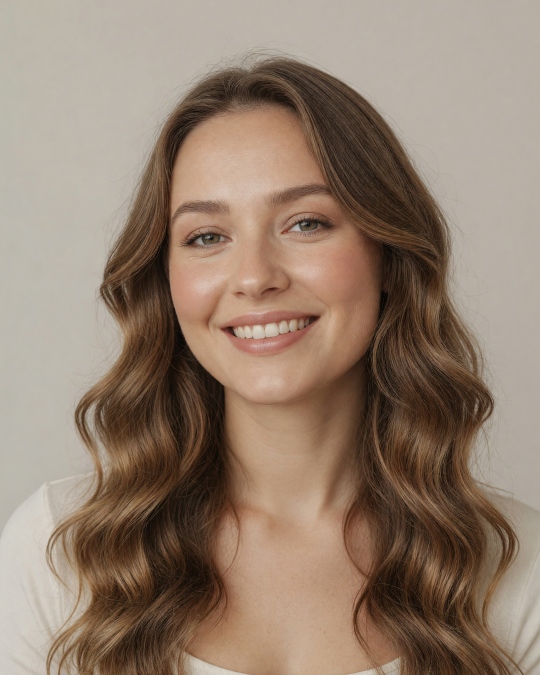
#> input picture assets/brand/ai_model.png, 1080 x 1350 px, given in place of cover3.png, which was not available (shown at 1/2 size)
$ python build_post28_check.py
#> lines starting #> are read from the running program, lines starting #| are printed output that depends on the picture; pictures that were not available may be replaced by others from this repository, and a replacement may not be noted
### ig_automation/lifehack_layout.py
"""Вёрстка лайфхак-каруселей POWERELIX (система v4).

Отличается от `brand_overlay` (образовательные посты) четырьмя приёмами:
  • полоса-заряд в шапке — градиент лайм→бирюза, заполняется к последнему слайду;
  • фигурные скобки `{ }` как разметка смысла, а не украшение;
  • снимки показываются ЦЕЛИКОМ, в родных пропорциях (photo_whole), без обрезки;
  • шкалы % от суточной нормы вместо обещаний.

Фон кремовый, как у образовательных постов: лента остаётся единой, лайфхаки
отличаются вёрсткой, а не цветом. Акцент — цвет продукта, о котором пост.

Образцы: output/Концепции/своя-система-v4/
"""
from __future__ import annotations

from PIL import Image, ImageDraw, ImageFont
import numpy as np

from .brand_overlay import (
    W, H, M, _font, _hex, _gradient, MONT_BLACK, INTER_SB, INTER_MED,
)

CREAM = (244, 241, 234)
INK = (18, 20, 21)
WHITE = (255, 255, 255)
GREY = (122, 120, 114)
GREY_D = (150, 156, 154)      # серый на тёмном фоне
RAIL = (216, 212, 202)        # незаполненная часть полосы и шкал
LIME = _hex("#B6F000")
TEAL = _hex("#16E0A6")
MONO_PATH = "/System/Library/Fonts/Menlo.ttc"


def mono(size: int) -> ImageFont.FreeTypeFont:
    return ImageFont.truetype(MONO_PATH, size)


def wrap(d, text: str, font, maxw: int) -> list[str]:
    out, cur = [], ""
    for w in text.split():
        s = (cur + " " + w).strip()
        if d.textlength(s, font=font) <= maxw:
            cur = s
        else:
            out.append(cur); cur = w
    if cur:
        out.append(cur)
    return out


def fit_box(path, bw: int, bh: int) -> Image.Image:
    """ПРАВИЛО: фото НИКОГДА не растягиваем. Масштабируем по большей стороне так,
    чтобы рамка закрылась целиком, и обрезаем лишнее по центру.

    Ловушка, в которую легко попасть: взять уже кадрированный под 4:5 снимок
    (`brand_overlay._cover`) и resize-нуть его в широкую рамку — пропорции поедут.
    Поэтому кадрируем ВСЕГДА под конкретную рамку и только из оригинала."""
#> called with bw = 1080, bh = 1350
    im = Image.open(path).convert("RGB")
#> im is the input picture: PIL image 1080x1350 RGB; mean R, G, B 146.8, 126.7, 110.3
    s = max(bw / im.width, bh / im.height)
#> s = 1
    im = im.resize((max(1, int(im.width * s)), max(1, int(im.height * s))), Image.LANCZOS)
    x, y = (im.width - bw) // 2, (im.height - bh) // 2
#> x = 0; y = 0
    return im.crop((x, y, x + bw, y + bh))


def fit_font(d, text: str, maxw: int, start: int, floor: int = 40):
    """ПРАВИЛО: заголовок никогда не вылезает за поля. Ужимаем кегль, пока самое
    длинное СЛОВО не влезет в колонку (перенос спасает строку, но не слово).

    ⚠️ Ловушка: мерить надо УЖЕ приведённый к .upper() текст. Прописные шире
    строчных, и строка, влезавшая по расчёту, на слайде вылезала за поле."""
    fs = start
    while fs > floor and max(d.textlength(w, font=_font(MONT_BLACK, fs))
                             for w in text.upper().split()) > maxw:
        fs -= 2
    return _font(MONT_BLACK, fs), fs


def header(img, d, idx: int, total: int, light: bool = False) -> None:
    """Логотип слева, под ним полоса-заряд. Справа намеренно пусто."""
    d.text((M, 58), "POWERELIX", font=_font(MONT_BLACK, 42), fill=WHITE if light else INK)
    y, h = 122, 7
    if light:
        bar = Image.new("RGBA", (W - 2 * M, h), (255, 255, 255, 70))
        img.paste(bar, (M, y), bar)
    else:
        d.rectangle([M, y, W - M, y + h], fill=RAIL)
    fw = int((W - 2 * M) * idx / total)
    if fw > 0:
        img.paste(_gradient((fw, h), LIME, TEAL, vertical=False), (M, y))


def photo_whole(img, path, x: int, y: int, max_w: int, max_h: int) -> tuple[int, int]:
    """ПРАВИЛО: снимок показываем ЦЕЛИКОМ, в его собственных пропорциях.
    Вписываем в рамку по меньшему коэффициенту (contain) — ничего не режем и
    ничего не растягиваем. Возвращает фактический размер.

    Почему не cover: вертикальный кадр 4:5, загнанный в широкую полосу, теряет
    две трети картинки и читается как «обрезали». У PWR фото стоят в родных
    пропорциях — именно это и требовалось повторить."""
    im = Image.open(path).convert("RGB")
    s = min(max_w / im.width, max_h / im.height)
    w, h = max(1, int(im.width * s)), max(1, int(im.height * s))
    img.paste(im.resize((w, h), Image.LANCZOS), (x, y))
    return w, h


def braced(d, x, y, text: str, size_t: int, size_b: int, acc, fill=INK) -> None:
    """Текст в фигурных скобках — наша разметка смысла."""
    fb, ft = _font(MONT_BLACK, size_b), _font(INTER_SB, size_t)
    d.text((x, y), "{", font=fb, fill=acc)
    tx = x + d.textlength("{", font=fb) + 14
    d.text((tx, y + (size_b - size_t) // 2 + 4), text, font=ft, fill=fill)
    d.text((tx + d.textlength(text, font=ft) + 14, y), "}", font=fb, fill=acc)


def cover(path, photo, title_lines: list[str], sub: str, acc, total: int = 8):
    """Обложка: фото ЦЕЛЬНЫМ кадром, текст поверх снизу."""
    img = fit_box(photo, W, H)
    ys = np.arange(H)[:, None].astype(float)
    a = np.clip(30 + np.where(ys > H - 760, (ys - (H - 760)) / 760 * 215, 0), 0, 232)
    img = Image.composite(Image.new("RGB", (W, H), (14, 15, 16)), img,
                          Image.fromarray(np.repeat(a.astype("uint8"), W, axis=1).reshape(H, W)))
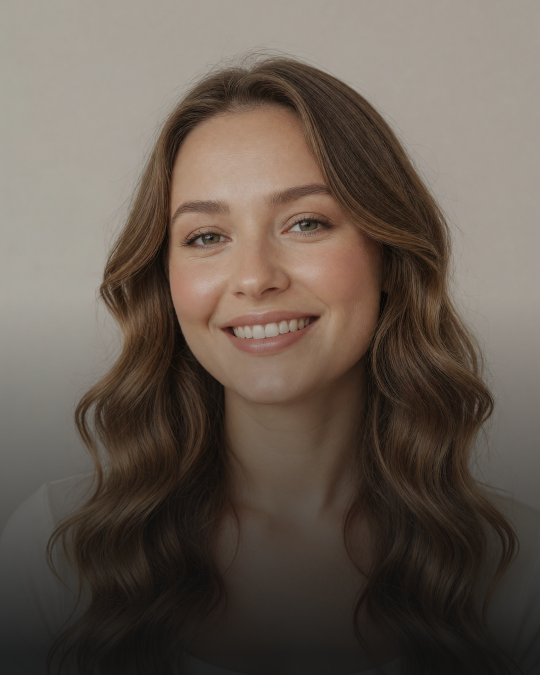
#> img: PIL image 1080x1350 RGB (shown at 1/2 size); mean R, G, B 103, 91.3, 81.7
    d = ImageDraw.Draw(img)
    header(img, d, 1, total, light=True)
    fh, _fs = fit_font(d, " ".join(title_lines), W - 2 * M, 96, floor=56)
    y = H - 280 - len(title_lines) * 102
#> y = 866
    for ln in title_lines:
        d.text((M, y), ln.upper(), font=fh, fill=WHITE); y += 102
#> this loop made 2 passes
#> (ln, y) on passes 1 to 2: ('Как проверить', 968), ('банку', 1070)
#> after the loop, y = 1070
    braced(d, M, y + 10, sub, 38, 58, acc, fill=WHITE)
    img.save(path); return path
#> after `img.save(path)`:
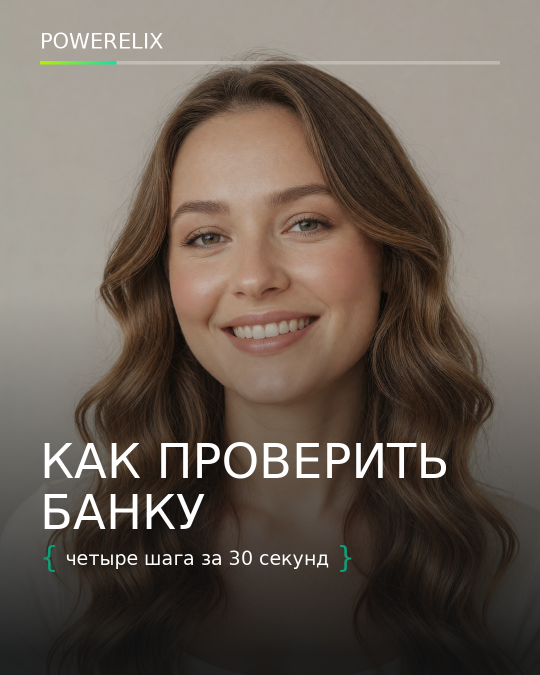
#> saved as 01.png: PIL image 1080x1350 RGB (shown at 1/2 size); mean R, G, B 107.1, 95.8, 86.3


def step(path, idx: int, num: str | None, title: str, body: str, acc,
         photo=None, total: int = 8):
    """Слайд приёма: снимок ЦЕЛИКОМ сверху (в родных пропорциях), под ним
    заголовок и текст. num не рисуется — счётчики отклонены."""
#> called with path = 'output/Карусели/post28_проверка/02.png', idx = 2, title = 'Найти код маркировки', acc = (14, 158, 120), total = 6
    img = Image.new("RGB", (W, H), CREAM)
    d = ImageDraw.Draw(img)
    header(img, d, idx, total)
    y = 200
    if photo:
        pw, ph = photo_whole(img, photo, M, y, W - 2 * M, 620)
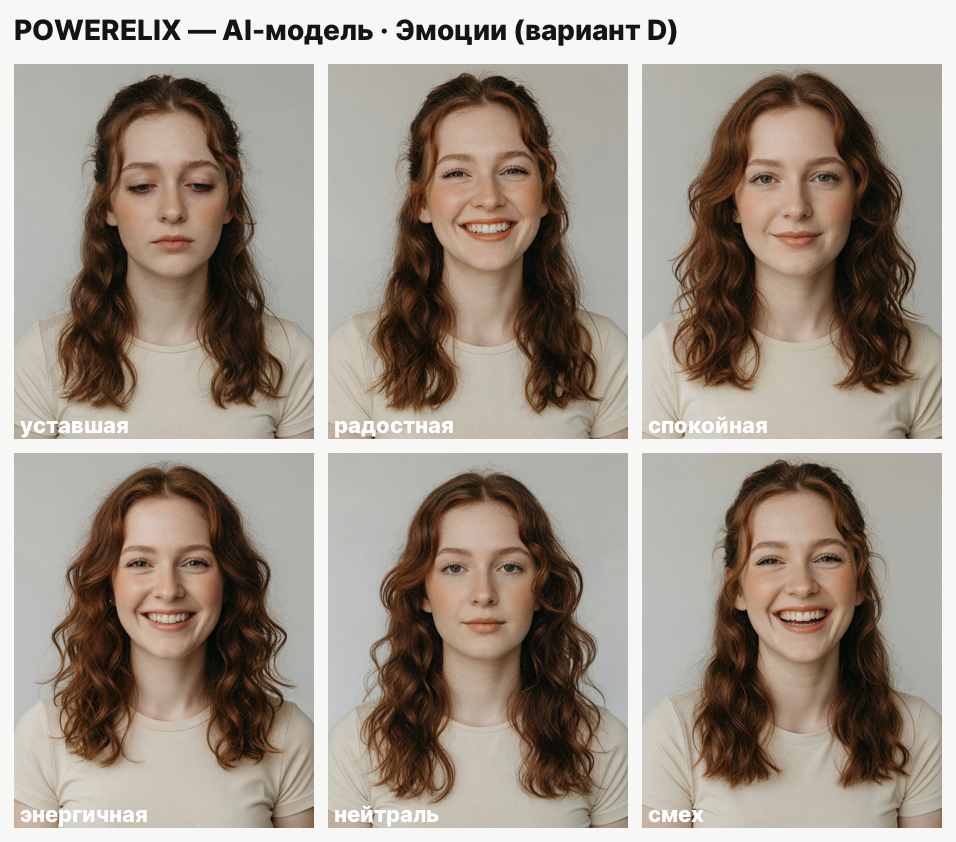
#> input picture assets/brand/expression_sheet.png, 956 x 842 px, given in place of code2.png, which was not available
#> in photo_whole, im is the input picture: PIL image 956x842 RGB; mean R, G, B 159.6, 148.4, 137
#> in photo_whole, `img.paste(im.resize((w, h), Image.LANCZOS), (x, y))`:
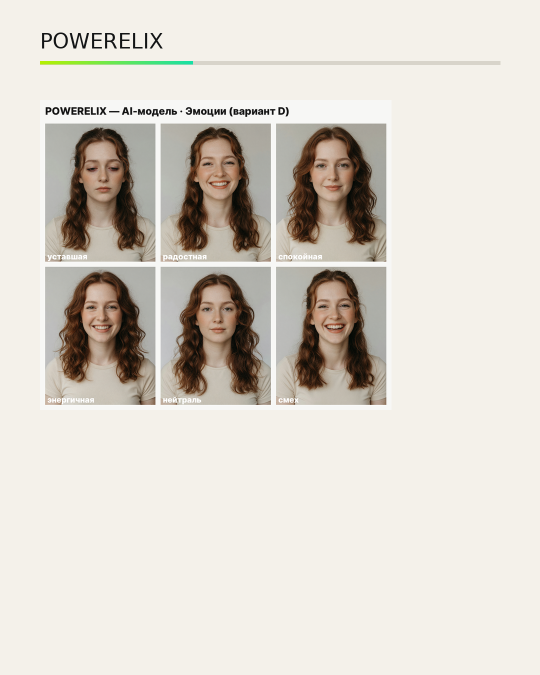
#> img: PIL image 1080x1350 RGB (shown at 1/2 size); mean R, G, B 218.1, 212.8, 204.3
#> pw = 703; ph = 620
        d = ImageDraw.Draw(img)
        y += ph + 60
#> y = 880
    fh, fs = fit_font(d, title, W - 2 * M, 76)
#> fs = 76
    for ln in wrap(d, title.upper(), fh, W - 2 * M):
#> in wrap, `out, cur = [], ""`: cur = ''
        d.text((M, y), ln, font=fh, fill=INK); y += int(fs * 1.16)
#> this loop made 2 passes
#> after the loop, y = 1056
    y += 8
#> y = 1064
    fb = _font(INTER_MED, 38)
    for ln in wrap(d, body, fb, W - 2 * M):
        d.text((M, y), ln, font=fb, fill=GREY); y += 50
#> this loop made 5 passes
#> (ln, y) on passes 1, 3, 5: ('Поверни упаковку боком: код «Честного', 1114), ('не полосатый штрихкод. Он уникален для', 1214), ('одинаковые упаковки имеют разные коды.', 1314)
#> y on passes 2, 4: 1164, 1264
#> after the loop, y = 1314
    img.save(path); return path
#> after `img.save(path)`:
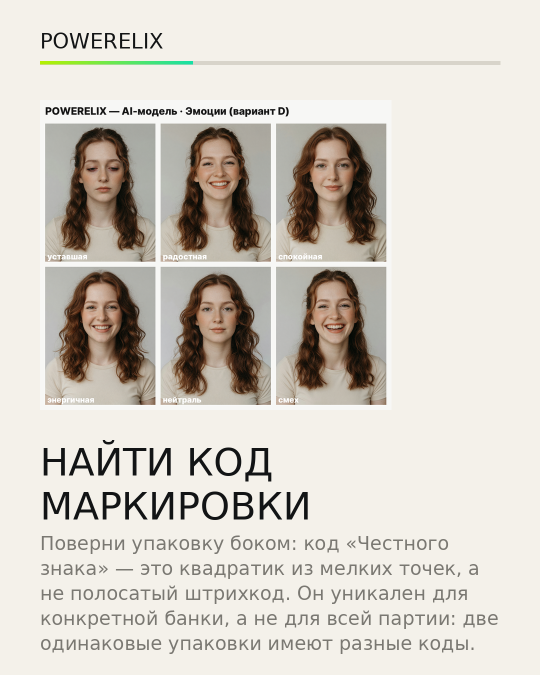
#> saved as 02.png: PIL image 1080x1350 RGB (shown at 1/2 size); mean R, G, B 212.5, 207.4, 199
#> call 2 of step, with path = 'output/Карусели/post28_проверка/03.png', idx = 3, title = 'Отсканировать в приложении', acc = (14, 158, 120), total = 6
#> in step (call 2), `y += ph + 60`: y = 880
#> the loop in step (call 2), `for ln in wrap(d, title.upper(), fh, W - 2 * M):` made 2 passes
#> after the loop in step (call 2), `for ln in wrap(d, title.upper(), fh, W - 2 * M):`: y = 1056
#> in step (call 2), `y += 8`: y = 1064
#> the loop in step (call 2), `for ln in wrap(d, body, fb, W - 2 * M):` made 5 passes
#> after the loop in step (call 2), `for ln in wrap(d, body, fb, W - 2 * M):`: y = 1314
#> in step (call 2), `img.save(path)`:
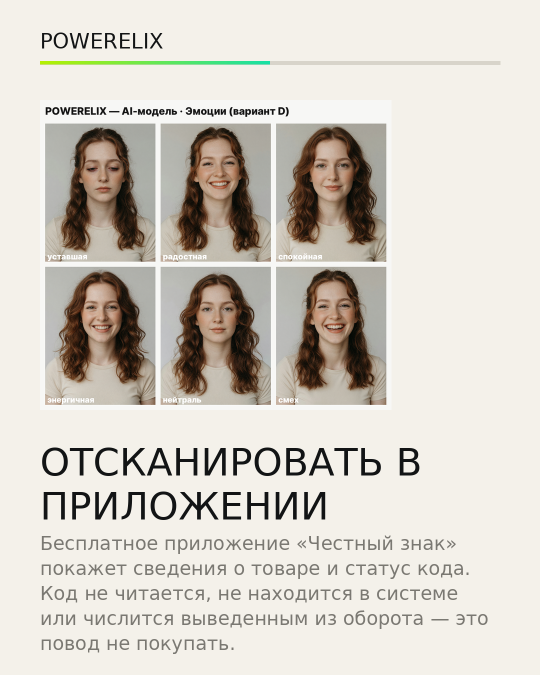
#> saved as 03.png: PIL image 1080x1350 RGB (shown at 1/2 size); mean R, G, B 212, 206.9, 198.5


def bullets(path, idx: int, heading: str, items: list[str], acc,
            note: str | None = None, total: int = 8):
    """Слайд-список с маркерами в цвете продукта."""
    img = Image.new("RGB", (W, H), CREAM)
    d = ImageDraw.Draw(img)
    header(img, d, idx, total)
    y = 240
    fh, fs = fit_font(d, heading, W - 2 * M, 76)
#> fs = 76
    for ln in wrap(d, heading.upper(), fh, W - 2 * M):
        d.text((M, y), ln, font=fh, fill=INK); y += int(fs * 1.16)
#> this loop made 1 pass
#> (ln, y) on pass 1: ('ПРОВЕРИТЬ СГР', 328)
#> after the loop, y = 328
    y += 30
#> y = 358
    fb = _font(INTER_SB, 40)
    for it in items:
        d.rectangle([M, y + 16, M + 18, y + 34], fill=acc)
        for ln in wrap(d, it, fb, W - 2 * M - 52):
            d.text((M + 44, y), ln, font=fb, fill=INK); y += 52
        y += 26
#> this loop made 3 passes
#> y on passes 1 to 3: 488, 618, 748
#> after the loop, y = 748
    if note:
        y += 20
#> y = 768
        for ln in wrap(d, note, mono(28), W - 2 * M):
            d.text((M, y), ln, font=mono(28), fill=GREY); y += 42
#> this loop made 2 passes
#> y on pass 1: 810
#> (ln, y) on pass 2: ('выходом на рынок.', 852)
#> after the loop, y = 852
    img.save(path); return path
#> after `img.save(path)`:
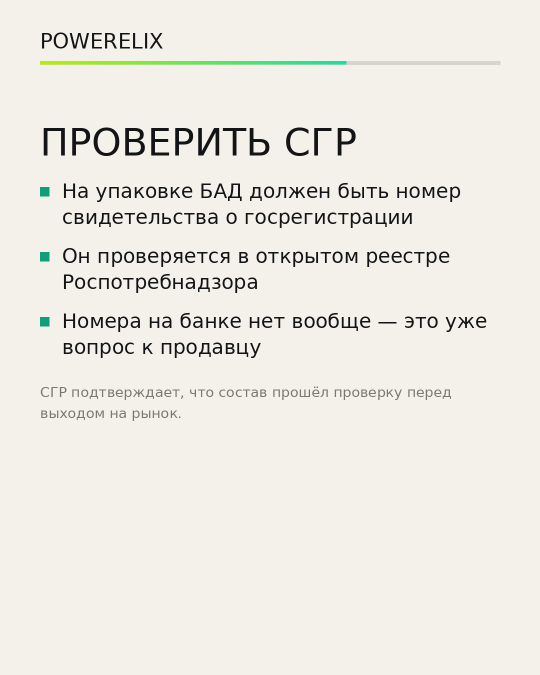
#> saved as 04.png: PIL image 1080x1350 RGB (shown at 1/2 size); mean R, G, B 236.1, 233.8, 226.6


# [136 lines left out: functions product, trigger, scenarios, not called in this run]

### ig_automation/brand_overlay.py
"""POWERELIX-овые брендовые надписи поверх банки (Pillow) — три стиля на пробу.

Не копия PWR: используем СВОЮ бренд-ДНК — вордмарк POWERELIX, фирменную «X»
в градиенте lime→бирюза, фигурные скобки `{ }`, слоган-стрип, Montserrat Black/Inter.

Стили (параметр style):
  • "stamp"  — вордмарк+X в углу, крупный заголовок, акцент-скобка, слоган-стрип снизу
  • "chips"  — фирменные скобки как плавающие инфо-чипы вокруг банки
  • "xmark"  — гигантская полупрозрачная «X» как водяной знак за банкой

Банка вырезается с белого фона (этикетка остаётся чёткой) и ставится на кремовый холст.
"""
from __future__ import annotations

from pathlib import Path

import numpy as np
from PIL import Image, ImageDraw, ImageFilter, ImageFont

from .config import ROOT
from .post_template import _cutout, _hex

_BUNDLED = ROOT / "assets" / "fonts"
FONTS = _BUNDLED if (_BUNDLED / "montserrat-black.ttf").exists() else Path.home() / "Library" / "Fonts"
MONT_BLACK = str(FONTS / "montserrat-black.ttf")
INTER_XB = str(FONTS / "Inter-ExtraBold.otf")
INTER_SB = str(FONTS / "Inter-SemiBold.otf")
INTER_MED = str(FONTS / "Inter-Medium.otf")

# Бренд-ДНК POWERELIX
CREAM = (244, 241, 234)
INK = (10, 10, 10)
GREY = (130, 126, 118)
LIME = (182, 240, 0)   # #B6F000  — старт фирменного градиента X
TEAL = (22, 224, 166)  # #16E0A6  — финиш
SLOGAN = "ЗДОРОВЬЕ · ЭНЕРГИЯ · КАЖДЫЙ ДЕНЬ"
TAGLINE = "healthy nutrition"

W, H = 1080, 1350
M = 80


def _font(path: str, size: int) -> ImageFont.FreeTypeFont:
    return ImageFont.truetype(path, size)


def _gradient(size: tuple[int, int], c1, c2, vertical: bool = True) -> Image.Image:
    """Линейный градиент c1→c2 (по вертикали или горизонтали)."""
    w, h = size
    n = h if vertical else w
    t = np.linspace(0, 1, max(n, 1))[:, None]
    row = (np.array(c1)[None, :] * (1 - t) + np.array(c2)[None, :] * t).astype("uint8")
    arr = np.repeat(row[:, None, :], w, axis=1) if vertical else np.repeat(
        row[None, :, :], h, axis=0
    )
    return Image.fromarray(arr, "RGB")


MARK_PNG = ROOT / "assets" / "brand" / "mark.png"


# [69 lines left out: functions _mark_asset, _mark_drawn, brand_mark, _grad_text, _spaced, not called in this run]


def _spaced_width(draw, text, font, tracking: int) -> float:
    return sum(draw.textlength(ch, font=font) + tracking for ch in text) - tracking


# [159 lines left out: functions _wrap_upper, _canvas, _place_bottle, _header, _slogan_strip, _brace and 2 more, not called in this run]


WHITE = (255, 255, 255)


# [119 lines left out: functions _cover, _dark_scene, _scrim, _corner_mark, render_hero, not called in this run]


ARCHIVE = Path.home() / "Downloads" / "Архив"
_ASSETS_FILE = ROOT / "data" / "product_assets.json"
_CATALOG_FILE = ROOT / "data" / "brand_powerelix.json"


# [29 lines left out: functions _load_assets, _catalog_days, render_product, not called in this run]

### ig_automation/post_template.py
"""Генератор шаблона поста POWERELIX (Pillow) — светлый стиль, Inter, фирстиль.

Вырезает реальную банку (белый фон → прозрачность) и ставит на кремовый холст,
поэтому этикетка остаётся чёткой. Заголовок — Inter ExtraBold, акцент = цвет продукта,
фирменные фигурные скобки { } для плашки.
"""
from __future__ import annotations

from pathlib import Path

import numpy as np
from PIL import Image, ImageDraw, ImageFilter, ImageFont

from .config import ROOT

FONTS = Path.home() / "Library" / "Fonts"
INTER_XB = str(FONTS / "Inter-ExtraBold.otf")
INTER_R = str(FONTS / "Inter-Regular.otf")
LOGO = ROOT / "assets" / "brand" / "logo_full.png"

CREAM = (244, 241, 234)
INK = (20, 20, 20)
GREY = (120, 120, 120)


def _hex(h: str) -> tuple[int, int, int]:
    h = h.lstrip("#")
    return tuple(int(h[i : i + 2], 16) for i in (0, 2, 4))  # type: ignore


# [88 lines left out: functions _whiten_to, _cutout, _wrap, render_post, not called in this run]

### build_post28_check.py
"""Карусель №28 «Как проверить банку за 30 секунд» (6 слайдов, 1080×1350).

Лайфхак-система (`lifehack_layout`). Акцент — глубокая мята #0E9E78: пост про
всю линейку, а не про один товар.

Не путать с постом №13 «5 строк на этикетке»: там про то, честный ли состав,
здесь — настоящая ли банка.

Сцены сняты В МАГАЗИНЕ, а не дома: проверяют банку именно там, плюс лента
перестаёт быть сплошной квартирой. Код маркировки НЕ генерируем — нейросеть
нарисует нерабочий квадратик, а показывать фальшивый код в посте про подделки
нельзя. Вместо кода — действие: руки поворачивают банку торцом.

⚠️ Формулировки про приложение «Честный знак» намеренно осторожные: пишем, что
оно показывает сведения о товаре и статус кода, без перечисления полей — состав
экрана меняется от версии к версии.
"""
import os

from ig_automation.brand_overlay import _hex
from ig_automation.lifehack_layout import cover, step, bullets

SRC = "/private/tmp/claude-501/-Users-maksimrogoznikov-projects/f76aea07-d110-4ec0-ae31-6649558b262e/scratchpad/p28"
OUT = "output/Карусели/post28_проверка"
ACC = _hex("#0E9E78")
os.makedirs(OUT, exist_ok=True)
T = 6

cover(f"{OUT}/01.png", f"{SRC}/cover3.png",
      ["Как проверить", "банку"], "четыре шага за 30 секунд", ACC, total=T)

step(f"{OUT}/02.png", 2, None, "Найти код маркировки",
     "Поверни упаковку боком: код «Честного знака» — это квадратик из мелких точек, "
     "а не полосатый штрихкод. Он уникален для конкретной банки, а не для всей "
     "партии: две одинаковые упаковки имеют разные коды.",
     ACC, photo=f"{SRC}/code2.png", total=T)

step(f"{OUT}/03.png", 3, None, "Отсканировать в приложении",
     "Бесплатное приложение «Честный знак» покажет сведения о товаре и статус кода. "
     "Код не читается, не находится в системе или числится выведенным из оборота — "
     "это повод не покупать.",
     ACC, photo=f"{SRC}/phone3.png", total=T)

bullets(f"{OUT}/04.png", 4, "Проверить СГР",
        ["На упаковке БАД должен быть номер свидетельства о госрегистрации",
         "Он проверяется в открытом реестре Роспотребнадзора",
         "Номера на банке нет вообще — это уже вопрос к продавцу"],
        ACC, note="СГР подтверждает, что состав прошёл проверку перед выходом на рынок.",
        total=T)

step(f"{OUT}/05.png", 5, None, "Срок и упаковка",
     "Дата и номер партии должны быть нанесены на упаковку, а не наклеены поверх "
     "старой маркировки. Защитная мембрана под крышкой — целая, без надрывов.",
     ACC, photo=f"{SRC}/seal3.png", total=T)
#> (the run stopped early here; a loop or call above may not have finished)
